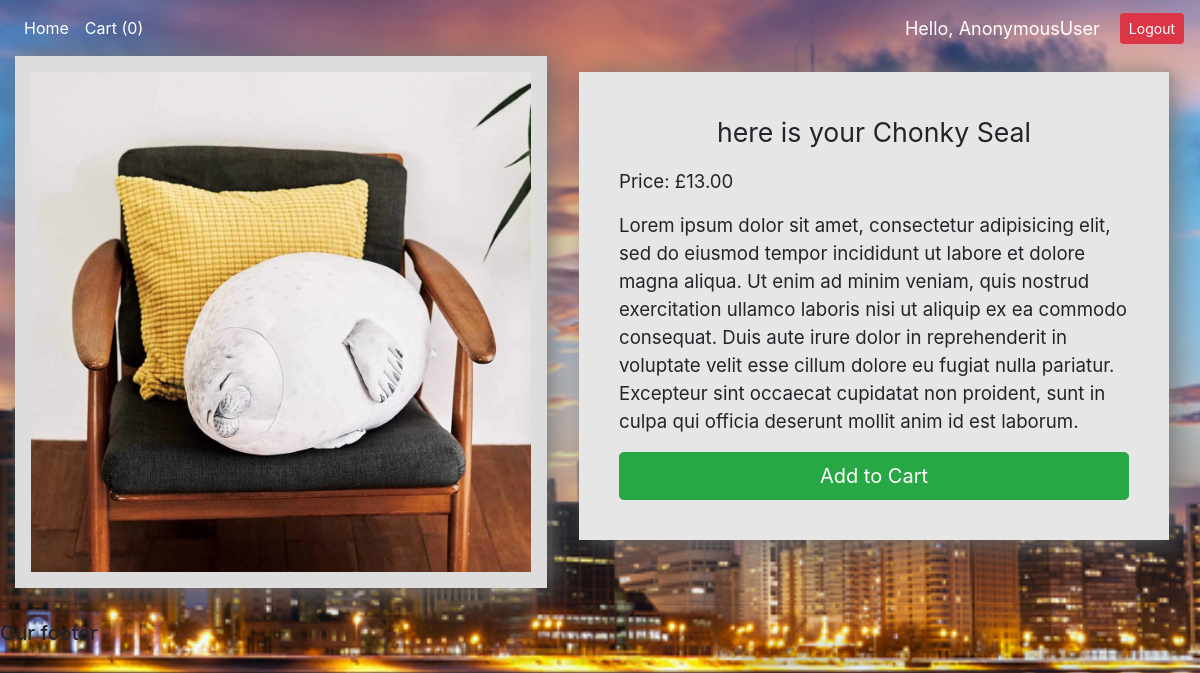
Page /products/3/ on the committed database.
### ecom/models.py (models this page shows, shortened)
class Product(models.Model):
    name = models.CharField(max_length=200, null=False)
    price = models.FloatField()
    stock = models.CharField(max_length=200, default=0)
    date_created = models.DateTimeField(auto_now_add=True)
    description = models.CharField(max_length=250)
    image = models.ImageField(default='default.png', null=True, blank=True)

### ecom/views.py (the view)
# urls.py: path('products/<str:pk>/', views.product, name='product_page'),
def product(request, pk):
    cookieData = cartData(request)
    cartItems = cookieData['cartItems']
    product = Product.objects.get(id=pk)
    context = {
        'product': product,
        'cartItems': cartItems,
    }
    return render(request, 'ecom/product.html', context)

### ecom/utils.py (called while the page is built, shortened)
def cookieCart(request):
    try:
        cart = json.loads(request.COOKIES['cart'])
    except:
        cart = {}
    print('Cart', cart)
    items = []
    order = {
    'get_cart_total':0,
    'get_cart_items':0,
    }
    cartItems = order["get_cart_items"]
    for i in cart:
        cartItems += cart[i]["quantity"]
    return {
    'cartItems':cartItems,
    'order':order,
    'items':items,
    }

def cartData(request):
    if request.user.is_authenticated:
        print("x")
        cartItems = cartnumber(request)
        customer = request.user.customer
        order, created = Order.objects.get_or_create(customer=customer, complete=False)
        items = order.orderitem_set.all()
        print("in cart data")
    else:
        cookieData = cookieCart(request)
        cartItems = cookieData['cartItems']
        order = cookieData['order']
        items = cookieData['items']
    return {
    'cartItems':cartItems,
    'order':order,
    'items':items,
    }

### ecom/templates/ecom/product.html (shortened to what this page needs)
{%  extends 'ecom/main.html' %}
{% load static %}
{% block content %}
<body>
<div class="wrapper">
  <div class="product-image">
 <img style="width:500px; height:auto;" src="{{product.image.url}}"></img>
  </div>
<div class="product_info">
<div class="desc">
<p style="font-size:20pt; text-align:center;">here is your {{product.name}}</p>
<p style="font-size:14pt":>Price: £{{product.price|floatformat:2}}</p>
<p style="font-size:14pt;">Lorem ipsum dolor sit amet, consectetur adipisicing elit, sed do eiusmod tempor incididunt ut labore et dolore magna aliqua. Ut enim ad minim veniam, quis nostrud exercitation ullamco laboris nisi ut aliquip ex ea commodo consequat. Duis aute irure dolor in reprehenderit in voluptate velit esse cillum dolore eu fugiat nulla pariatur. Excepteur sint occaecat cupidatat non proident, sunt in culpa qui officia deserunt mollit anim id est laborum.</p>
<a data-product="{{product.id}}" data-action="add" class="btn btn-lg btn-success btn-block update-cart" href="{% url 'home' %}">Add to Cart</a>
</div>
</div>
</div>
</body>
{% endblock %}

### ecom/templates/ecom/main.html (style rules this page uses)
body { background: white url("images/background.jpg") no-repeat; background-size: 100%; background-attachment: fixed; }

### rows in the picture
Product: image (picture), name "Chonky Seal", price "13.00"

### other values in the picture
{{ cartItems }} "0"
{{ request.user }} "AnonymousUser"
